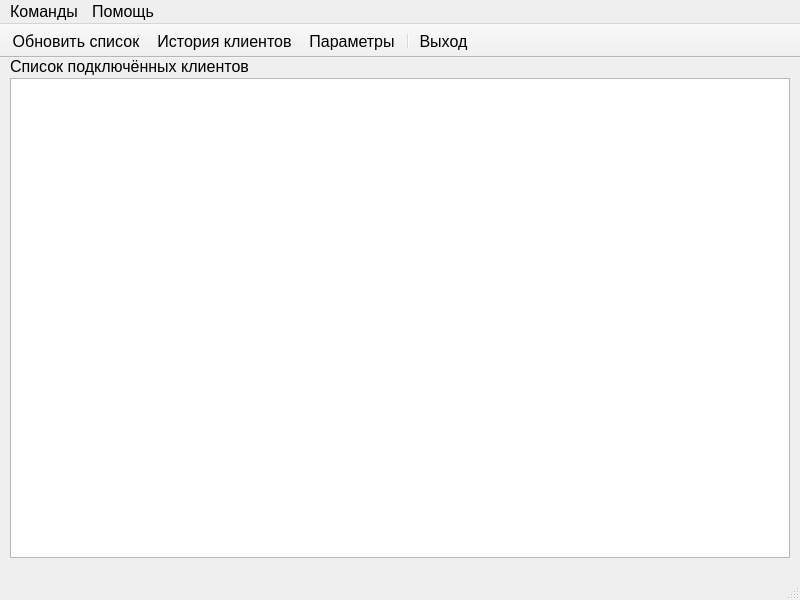
<?xml version="1.0" encoding="UTF-8"?>
<ui version="4.0">
 <class>MainWindow</class>
 <widget class="QMainWindow" name="MainWindow">
  <property name="geometry">
   <rect>
    <x>0</x>
    <y>0</y>
    <width>800</width>
    <height>600</height>
   </rect>
  </property>
  <property name="windowTitle">
   <string>Messaging server alfa version</string>
  </property>
  <property name="toolTip">
   <string extracomment="Tooltip"/>
  </property>
  <property name="toolTipDuration">
   <number>3</number>
  </property>
  <widget class="QWidget" name="centralwidget">
   <property name="enabled">
    <bool>true</bool>
   </property>
   <widget class="QLabel" name="label">
    <property name="geometry">
     <rect>
      <x>10</x>
      <y>0</y>
      <width>251</width>
      <height>17</height>
     </rect>
    </property>
    <property name="font">
     <font>
      <pointsize>12</pointsize>
     </font>
    </property>
    <property name="text">
     <string>Список подключённых клиентов</string>
    </property>
   </widget>
   <widget class="QTableView" name="tableView">
    <property name="geometry">
     <rect>
      <x>10</x>
      <y>20</y>
      <width>780</width>
      <height>480</height>
     </rect>
    </property>
   </widget>
  </widget>
  <widget class="QMenuBar" name="menubar">
   <property name="enabled">
    <bool>true</bool>
   </property>
   <property name="geometry">
    <rect>
     <x>0</x>
     <y>0</y>
     <width>800</width>
     <height>34</height>
    </rect>
   </property>
   <property name="font">
    <font>
     <pointsize>12</pointsize>
    </font>
   </property>
   <property name="nativeMenuBar">
    <bool>false</bool>
   </property>
   <widget class="QMenu" name="menu">
    <property name="font">
     <font>
      <pointsize>12</pointsize>
     </font>
    </property>
    <property name="toolTip">
     <string extracomment="Команды по управлению сервером"/>
    </property>
    <property name="whatsThis">
     <string/>
    </property>
    <property name="title">
     <string>Команды</string>
    </property>
    <property name="toolTipsVisible">
     <bool>true</bool>
    </property>
    <addaction name="refresh_lIst"/>
    <addaction name="history_list"/>
    <addaction name="settings_server"/>
    <addaction name="separator"/>
    <addaction name="quit"/>
   </widget>
   <widget class="QMenu" name="helpMenu">
    <property name="font">
     <font>
      <pointsize>12</pointsize>
     </font>
    </property>
    <property name="title">
     <string>Помощь</string>
    </property>
   </widget>
   <addaction name="menu"/>
   <addaction name="helpMenu"/>
  </widget>
  <widget class="QStatusBar" name="statusbar"/>
  <widget class="QToolBar" name="toolBar">
   <property name="font">
    <font>
     <pointsize>12</pointsize>
    </font>
   </property>
   <property name="windowTitle">
    <string>toolBar</string>
   </property>
   <property name="movable">
    <bool>false</bool>
   </property>
   <property name="allowedAreas">
    <set>Qt::TopToolBarArea</set>
   </property>
   <property name="floatable">
    <bool>false</bool>
   </property>
   <attribute name="toolBarArea">
    <enum>TopToolBarArea</enum>
   </attribute>
   <attribute name="toolBarBreak">
    <bool>false</bool>
   </attribute>
   <addaction name="refresh_lIst"/>
   <addaction name="history_list"/>
   <addaction name="settings_server"/>
   <addaction name="separator"/>
   <addaction name="quit"/>
  </widget>
  <action name="quit">
   <property name="text">
    <string>Выход</string>
   </property>
   <property name="font">
    <font>
     <pointsize>12</pointsize>
    </font>
   </property>
  </action>
  <action name="refresh_lIst">
   <property name="text">
    <string>Обновить список</string>
   </property>
   <property name="font">
    <font>
     <pointsize>12</pointsize>
    </font>
   </property>
  </action>
  <action name="history_list">
   <property name="text">
    <string>История клиентов</string>
   </property>
   <property name="font">
    <font>
     <pointsize>12</pointsize>
    </font>
   </property>
  </action>
  <action name="settings_server">
   <property name="text">
    <string>Параметры</string>
   </property>
   <property name="font">
    <font>
     <pointsize>12</pointsize>
    </font>
   </property>
  </action>
 </widget>
 <resources/>
 <connections/>
</ui>
